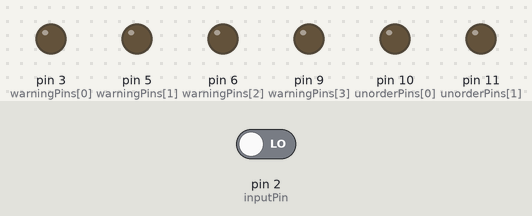
Bench run of a sketch on a simulated Arduino Uno, built with avr-gcc and run on an emulated ATmega328P. Parts: output pins drawn as LEDs (lit = HIGH). Inputs (shaded band) come from the test bench; at power-on: pin 2 (inputPin) LOW.

Above: at 1.2 s.
1.3 s: pin 2 (inputPin) driven HIGH
At 2.43 s:
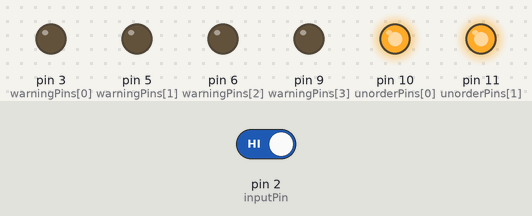
At 2.83 s:
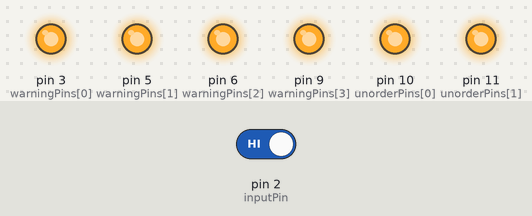
4.3 s: pin 2 (inputPin) driven LOW
At 7.1 s:
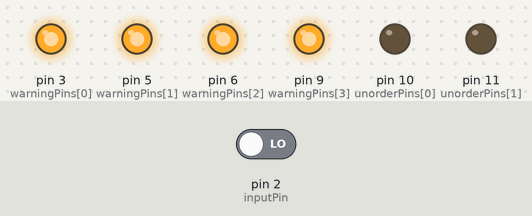
Timing chart, 0 to 8.6 s (numbered marks = the images above; inputs shaded):
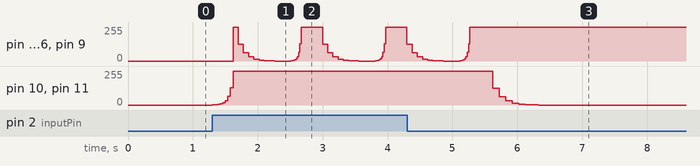

Measured:
- after the input at 4.3 s, pin 3 (warningPins[0]), pin 5 (warningPins[1]), pin 6 (warningPins[2]), pin 9 (warningPins[3]): goes on until 5.3 s, then stays 255/255; pin 10 (unorderPins[0]), pin 11 (unorderPins[1]): moves from 255/255 to 0/255 over 0.70 s, starting after 1.3 s

The sketch:

SoftLED-01.ino
```cpp
/*
 * SoftLED-01
 *
 * This small program is primarily meant for use in Danish model railroading.
 *
 * It's intended to be used for a level crossing with flashing lights and
 * provides soft turn on/off for LEDs.
 *
 * It has a single input that switches between on and off state. This pin can
 * be changed using a mechanical switch or something like a DCC accessory
 * controller.
 *
 * When off, the unorderPins are switched on to simulate a steady light in
 * the "Unorder signal" as it is called in translated Danish.
 *
 * When on, the unorderPins are switched off and the warningsPins will
 * provide a flashing light for red warning lights next to the road.
 *
 * The circuit uses PWM outputs for controlling the LEDs. A standard
 * Arduino has six pins that can be used for PWM - 3, 5, 6, 9, 10, and 11.
 * Each pin has a maximum current of 40 mA, so your LEDs cannot draw more
 * current on a single port.
 *
 * Likewise, the Arduino has an overall maximum of 200 mA for all ports,
 * so you cannot draw more total current on all ports combined.
 *
 * LEDs should be connected to a positive voltage and will be connected
 * to ground through the output pins.
 *
 * Created May 2020 by Lars Skjærlund <lars@skjaerlund.dk>
 *
 * The code is placed in the public domain.
 *
 */


/*
 * User configurable pin settings. Use whatever fits your Arduino.
 */
byte inputPin = 2;
byte unorderPins[] = {10, 11};
byte warningPins[] = {3, 5, 6, 9};


/*
 * Timing values for turning LEDs on/off and flash length.
 */
unsigned int ledDn = 20;
unsigned int ledHold = 250;
unsigned int ledUp = 80;

unsigned int unorderDn = 40;
unsigned int unorderUp = 100;


/*
 * The program without any real user settings.
 */
const byte STATE_UNORDER = 0;
const byte STATE_WARNING = 1;
const byte STATE_UN2WARN = 2;
const byte STATE_WARN2UN = 3;

byte currentState;
byte desiredState;

bool inFlash = false;
unsigned int ledStart;


/*
 * Write to all unorderPins.
 */
void unorderWrite(byte value) {
  for (int i = 0; i < sizeof(unorderPins); i++) {
    analogWrite(unorderPins[i], value);
  }
}


/*
 * Write to all warningPins.
 */
void warningWrite(byte value) {
  for (int i = 0; i < sizeof(warningPins); i++) {
    analogWrite(warningPins[i], value);
  }
}


/*
 * Handle LED outputs according to time and state.
 */
void ledHandler() {
  unsigned int delta = millis() - ledStart;
  int i;

  switch (currentState) {
    case STATE_UN2WARN:
      if (delta < unorderDn * 8) {
        i = delta / unorderDn;
        unorderWrite(1 << i);
      } else {
        unorderWrite(255);
        currentState = STATE_WARNING;
      }
      break;
    case STATE_WARN2UN:
      if (delta < unorderUp * 8) {
        i = delta / unorderUp;
        unorderWrite(255 >> i);
      } else {
        unorderWrite(0);
        currentState = STATE_UNORDER;
      }
      break;
    case STATE_UNORDER:
      unorderWrite(0);
      break;
    case STATE_WARNING:
      if (delta < ledUp * 8) {
        i = delta / ledUp;
        warningWrite(255 >> i);
      } else if (delta < ledUp * 8 + ledHold) {
        warningWrite(0);
      } else if (delta < ledUp * 8 + ledHold + ledDn * 8) {
        i = (delta - ledUp * 8 - ledHold) / ledDn;
        warningWrite(1 << i);
      } else if (delta < ledUp * 8 + ledHold * 2 + ledDn * 8) {
        warningWrite(255);
      } else {
        warningWrite(255);
        inFlash = false;
      }
      break;
  }
}


/*
 * Get desired state by reading the inputPin.
 */
byte getState() {
  if (digitalRead(inputPin)) {
    return STATE_WARNING;
  } else {
    return STATE_UNORDER;
  }
}


/*
 * Standard Arduino setup() routine.
 */
void setup() {
  pinMode(inputPin, INPUT);

  currentState = getState();
  desiredState = getState();
}


/*
 * Standard Arduino loop() for running the program.
 */
void loop() {
  desiredState = getState();

  if (currentState == STATE_UNORDER && desiredState == STATE_WARNING) {
    ledStart = millis();
    currentState = STATE_UN2WARN;
  }

  if (currentState == STATE_WARNING && desiredState == STATE_UNORDER && !inFlash) {
    ledStart = millis();
    currentState = STATE_WARN2UN;
  }

  if (currentState == STATE_WARNING && desiredState == STATE_WARNING && !inFlash) {
    ledStart = millis();
    inFlash = true;
  }

  ledHandler();
}
```
